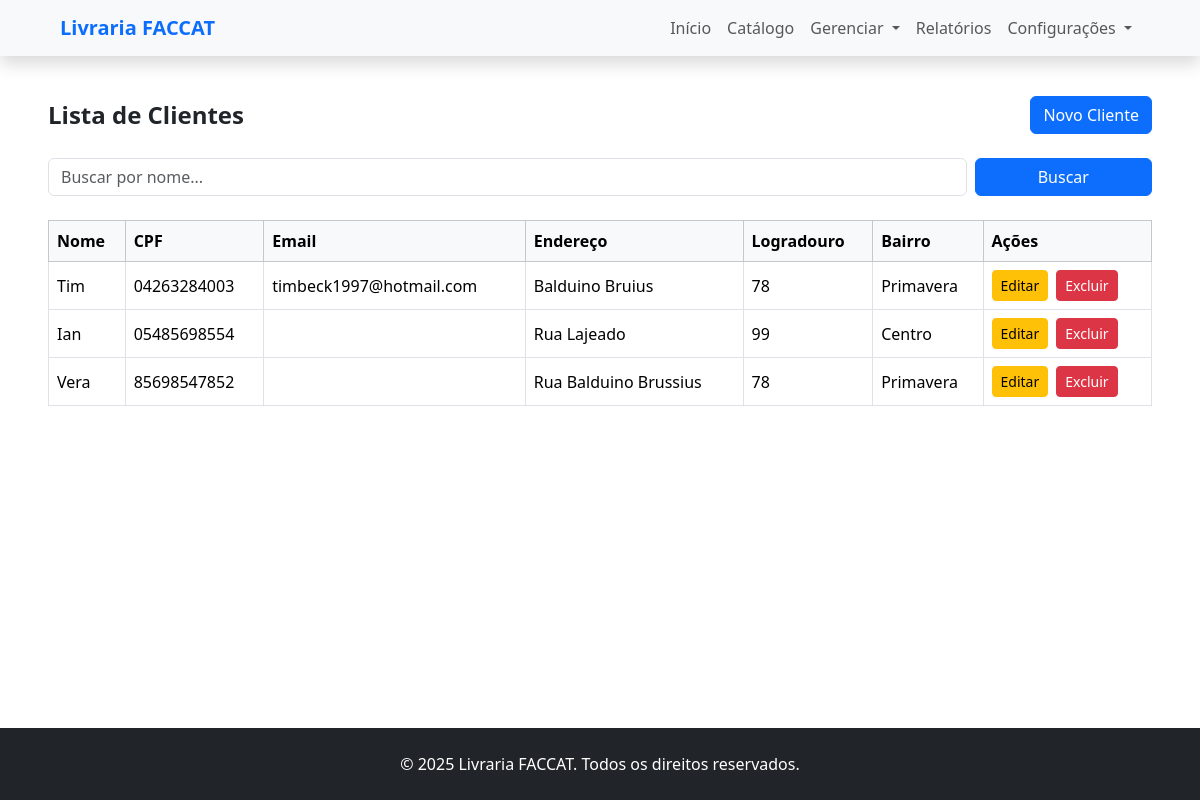
The page /usuarios/clientes (signed in) on the database its author committed.
### usuarios/models.py (models this page shows, shortened)
class Cliente(models.Model):
    cpf = models.CharField(max_length=11, unique=True)
    email = models.EmailField()
    nome = models.CharField(max_length=50)
    endereco = models.CharField(max_length=30)
    logradouro = models.CharField(max_length=20)
    bairro = models.CharField(max_length=30)
    bloqueado = models.BooleanField(default=False)

### usuarios/views.py (the view)
# urls.py: path('clientes', views.gerenciar_clientes, name='gerenciar_clientes'),
@login_required
def gerenciar_clientes(request):
    busca = request.GET.get('busca', '')
    if busca:
        clientes = Cliente.objects.filter(nome__icontains=busca)
    else:
        clientes = Cliente.objects.all()
    return render(request, 'usuarios/gerenciar_clientes.html', {'clientes': clientes})

### usuarios/templates/usuarios/gerenciar_clientes.html
{% extends 'base.html' %}
{% block content %}
<div class="my-4 px-5">
    <div class="d-flex justify-content-between align-items-center mb-4">
        <h1 class="h4 fw-bold mb-0">Lista de Clientes</h1>
        <a href="{% url 'cadastrar_cliente' %}" class="btn btn-primary">
            Novo Cliente
        </a>
    </div>
    <form method="get" class="row g-2 mb-4">
        <div class="col-md-10">
            <input type="text" name="busca" placeholder="Buscar por nome..." value="{{ request.GET.busca }}"
                class="form-control" />
        </div>
        <div class="col-md-2">
            <button type="submit" class="btn btn-primary w-100">Buscar</button>
        </div>
    </form>
    <div class="table-responsive">
        <table class="table table-bordered table-hover align-middle">
            <thead class="table-light">
                <tr>
                    <th>Nome</th>
                    <th>CPF</th>
                     <th>Email</th>
                    <th>Endereço</th>
                    <th>Logradouro</th>
                    <th>Bairro</th>
                    <th>Ações</th>
                </tr>
            </thead>
            <tbody>
                {% for cliente in clientes %}
                <tr>
                    <td>{{ cliente.nome }}</td>
                    <td>{{ cliente.cpf }}</td>
                    <td>{{ cliente.email }}</td>
                    <td>{{ cliente.endereco }}</td>
                    <td>{{ cliente.logradouro }}</td>
                    <td>{{ cliente.bairro }}</td>
                    <td>
                        <div class="d-flex gap-2">
                            <a href="{% url 'editar_cliente' cliente.id %}" class="btn btn-warning btn-sm">
                                Editar
                            </a>
                            <a href="{% url 'deletar_cliente' cliente.id %}" class="btn btn-danger btn-sm">
                                Excluir
                            </a>
                        </div>
                    </td>
                </tr>
                {% empty %}
                <tr>
                    <td colspan="6" class="text-center py-4">Nenhum cliente cadastrado.</td>
                </tr>
                {% endfor %}
            </tbody>
        </table>
    </div>
</div>
{% endblock %}

### rows shown on the page
Cliente: nome "Tim", cpf "04263284003", email "timbeck1997@hotmail.com", endereco "Balduino Bruius", logradouro "78", bairro "Primavera"
Cliente: nome "Ian", cpf "05485698554", endereco "Rua Lajeado", logradouro "99", bairro "Centro"
Cliente: nome "Vera", cpf "85698547852", endereco "Rua Balduino Brussius", logradouro "78", bairro "Primavera"
